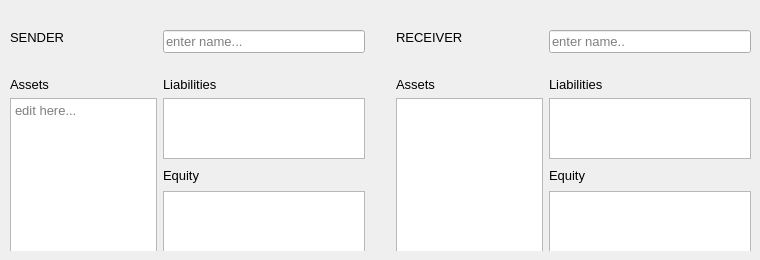
     <widget class="QWidget" name="tab_6">
      <attribute name="title">
       <string>Balance Sheets</string>
      </attribute>
      <widget class="QWidget" name="widget" native="true">
       <property name="geometry">
        <rect>
         <x>10</x>
         <y>30</y>
         <width>741</width>
         <height>221</height>
        </rect>
       </property>
       <property name="maximumSize">
        <size>
         <width>16777215</width>
         <height>221</height>
        </size>
       </property>
       <property name="autoFillBackground">
        <bool>false</bool>
       </property>
       <property name="styleSheet">
        <string notr="true"/>
       </property>
       <layout class="QGridLayout" name="gridLayout_2">
        <item row="2" column="5">
         <widget class="QLabel" name="agent1Label_3">
          <property name="font">
           <font>
            <pointsize>10</pointsize>
            <weight>50</weight>
            <bold>false</bold>
            <stylestrategy>PreferDefault</stylestrategy>
           </font>
          </property>
          <property name="styleSheet">
           <string notr="true">font-size:10pt;</string>
          </property>
          <property name="text">
           <string>RECEIVER</string>
          </property>
         </widget>
        </item>
        <item row="2" column="7" rowspan="2">
         <widget class="QLineEdit" name="agent2Edit">
          <property name="font">
           <font>
            <pointsize>10</pointsize>
            <weight>50</weight>
            <bold>false</bold>
            <stylestrategy>PreferDefault</stylestrategy>
           </font>
          </property>
          <property name="styleSheet">
           <string notr="true">font-size:10pt;</string>
          </property>
          <property name="text">
           <string/>
          </property>
          <property name="placeholderText">
           <string>enter name..</string>
          </property>
         </widget>
        </item>
        <item row="0" column="1">
         <spacer name="verticalSpacer_8">
          <property name="orientation">
           <enum>Qt::Vertical</enum>
          </property>
          <property name="sizeHint" stdset="0">
           <size>
            <width>20</width>
            <height>40</height>
           </size>
          </property>
         </spacer>
        </item>
        <item row="10" column="4">
         <spacer name="horizontalSpacer_5">
          <property name="orientation">
           <enum>Qt::Horizontal</enum>
          </property>
          <property name="sizeHint" stdset="0">
           <size>
            <width>40</width>
            <height>20</height>
           </size>
          </property>
         </spacer>
        </item>
        <item row="10" column="5" rowspan="3" colspan="2">
         <widget class="QTextEdit" name="AssetListRight">
          <property name="styleSheet">
           <string notr="true">font-size:10pt;</string>
          </property>
          <property name="tabChangesFocus">
           <bool>true</bool>
          </property>
         </widget>
        </item>
        <item row="9" column="5">
         <widget class="QLabel" name="label_4">
          <property name="styleSheet">
           <string notr="true">font-size:10pt</string>
          </property>
          <property name="text">
           <string>Assets</string>
          </property>
         </widget>
        </item>
        <item row="9" column="2">
         <widget class="QLabel" name="label_2">
          <property name="styleSheet">
           <string notr="true">font-size:10pt</string>
          </property>
          <property name="text">
           <string>Liabilities</string>
          </property>
         </widget>
        </item>
        <item row="1" column="0">
         <spacer name="verticalSpacer_7">
          <property name="orientation">
           <enum>Qt::Vertical</enum>
          </property>
          <property name="sizeHint" stdset="0">
           <size>
            <width>20</width>
            <height>40</height>
           </size>
          </property>
         </spacer>
        </item>
        <item row="11" column="4">
         <spacer name="horizontalSpacer_4">
          <property name="orientation">
           <enum>Qt::Horizontal</enum>
          </property>
          <property name="sizeHint" stdset="0">
           <size>
            <width>40</width>
            <height>20</height>
           </size>
          </property>
         </spacer>
        </item>
        <item row="9" column="7">
         <widget class="QLabel" name="label_3">
          <property name="styleSheet">
           <string notr="true">font-size:10pt</string>
          </property>
          <property name="text">
           <string>Liabilities</string>
          </property>
         </widget>
        </item>
        <item row="4" column="2" rowspan="3">
         <spacer name="verticalSpacer_5">
          <property name="orientation">
           <enum>Qt::Vertical</enum>
          </property>
          <property name="sizeHint" stdset="0">
           <size>
            <width>20</width>
            <height>40</height>
           </size>
          </property>
         </spacer>
        </item>
        <item row="12" column="7">
         <widget class="QTextEdit" name="EquityListRight">
          <property name="styleSheet">
           <string notr="true">font-size:10pt;</string>
          </property>
          <property name="tabChangesFocus">
           <bool>true</bool>
          </property>
         </widget>
        </item>
        <item row="11" column="7">
         <widget class="QLabel" name="label_19">
          <property name="styleSheet">
           <string notr="true">font-size:10pt</string>
          </property>
          <property name="text">
           <string>Equity</string>
          </property>
         </widget>
        </item>
        <item row="10" column="7">
         <widget class="QTextEdit" name="LiabilityListRight">
          <property name="styleSheet">
           <string notr="true">font-size:10pt;</string>
          </property>
          <property name="tabChangesFocus">
           <bool>true</bool>
          </property>
         </widget>
        </item>
        <item row="10" column="2">
         <widget class="QTextEdit" name="LiabilityListLeft">
          <property name="styleSheet">
           <string notr="true">font-size:10pt;</string>
          </property>
          <property name="tabChangesFocus">
           <bool>true</bool>
          </property>
         </widget>
        </item>
        <item row="9" column="0">
         <widget class="QLabel" name="label">
          <property name="styleSheet">
           <string notr="true">font-size:10pt</string>
          </property>
          <property name="text">
           <string>Assets</string>
          </property>
         </widget>
        </item>
        <item row="4" column="7" rowspan="2">
         <spacer name="verticalSpacer_6">
          <property name="orientation">
           <enum>Qt::Vertical</enum>
          </property>
          <property name="sizeHint" stdset="0">
           <size>
            <width>20</width>
            <height>40</height>
           </size>
          </property>
         </spacer>
        </item>
        <item row="2" column="0">
         <widget class="QLabel" name="agent1Label_2">
          <property name="font">
           <font>
            <pointsize>10</pointsize>
            <weight>50</weight>
            <bold>false</bold>
            <stylestrategy>PreferDefault</stylestrategy>
           </font>
          </property>
          <property name="styleSheet">
           <string notr="true">font-size:10pt;</string>
          </property>
          <property name="text">
           <string>SENDER</string>
          </property>
         </widget>
        </item>
        <item row="11" column="2">
         <widget class="QLabel" name="label_5">
          <property name="styleSheet">
           <string notr="true">font-size:10pt</string>
          </property>
          <property name="text">
           <string>Equity</string>
          </property>
         </widget>
        </item>
        <item row="10" column="3">
         <spacer name="horizontalSpacer_6">
          <property name="orientation">
           <enum>Qt::Horizontal</enum>
          </property>
          <property name="sizeHint" stdset="0">
           <size>
            <width>80</width>
            <height>20</height>
           </size>
          </property>
         </spacer>
        </item>
        <item row="12" column="2">
         <widget class="QTextEdit" name="EquityListLeft">
          <property name="styleSheet">
           <string notr="true">font-size:10pt;</string>
          </property>
          <property name="tabChangesFocus">
           <bool>true</bool>
          </property>
         </widget>
        </item>
        <item row="2" column="2" rowspan="2">
         <widget class="QLineEdit" name="agent1Edit">
          <property name="font">
           <font>
            <pointsize>10</pointsize>
            <weight>50</weight>
            <bold>false</bold>
            <stylestrategy>PreferDefault</stylestrategy>
           </font>
          </property>
          <property name="styleSheet">
           <string notr="true">font-size:10pt;</string>
          </property>
          <property name="text">
           <string/>
          </property>
          <property name="placeholderText">
           <string>enter name...</string>
          </property>
         </widget>
        </item>
        <item row="10" column="0" rowspan="3" colspan="2">
         <widget class="QTextEdit" name="AssetListLeft">
          <property name="styleSheet">
           <string notr="true">font-size:10pt;</string>
          </property>
          <property name="tabChangesFocus">
           <bool>true</bool>
          </property>
          <property name="placeholderText">
           <string>edit here...</string>
          </property>
         </widget>
        </item>
        <item row="13" column="7">
         <spacer name="verticalSpacer">
          <property name="orientation">
           <enum>Qt::Vertical</enum>
          </property>
          <property name="sizeHint" stdset="0">
           <size>
            <width>20</width>
            <height>40</height>
           </size>
          </property>
         </spacer>
        </item>
       </layout>
      </widget>
     </widget>
